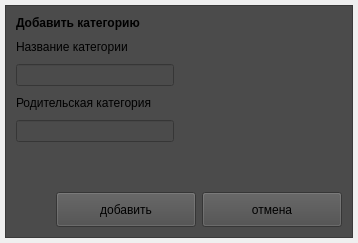
              <widget class="QWidget" name="pageAddCategories">
               <layout class="QVBoxLayout" name="verticalLayout_5">
                <property name="spacing">
                 <number>6</number>
                </property>
                <property name="leftMargin">
                 <number>5</number>
                </property>
                <property name="topMargin">
                 <number>5</number>
                </property>
                <property name="rightMargin">
                 <number>5</number>
                </property>
                <property name="bottomMargin">
                 <number>5</number>
                </property>
                <item>
                 <widget class="QFrame" name="frame_2">
                  <property name="styleSheet">
                   <string notr="true">background-color: rgb(75, 75, 75);</string>
                  </property>
                  <property name="frameShape">
                   <enum>QFrame::StyledPanel</enum>
                  </property>
                  <property name="frameShadow">
                   <enum>QFrame::Raised</enum>
                  </property>
                  <layout class="QVBoxLayout" name="verticalLayout_9">
                   <property name="spacing">
                    <number>6</number>
                   </property>
                   <property name="leftMargin">
                    <number>5</number>
                   </property>
                   <property name="topMargin">
                    <number>5</number>
                   </property>
                   <property name="rightMargin">
                    <number>5</number>
                   </property>
                   <property name="bottomMargin">
                    <number>5</number>
                   </property>
                   <item>
                    <layout class="QGridLayout" name="gridLayout_5">
                     <property name="spacing">
                      <number>0</number>
                     </property>
                     <item row="3" column="0" colspan="2">
                      <layout class="QHBoxLayout" name="horizontalLayout_10">
                       <property name="spacing">
                        <number>6</number>
                       </property>
                       <property name="leftMargin">
                        <number>5</number>
                       </property>
                       <property name="topMargin">
                        <number>5</number>
                       </property>
                       <property name="rightMargin">
                        <number>5</number>
                       </property>
                       <property name="bottomMargin">
                        <number>5</number>
                       </property>
                       <item>
                        <spacer name="horizontalSpacer_4">
                         <property name="orientation">
                          <enum>Qt::Horizontal</enum>
                         </property>
                         <property name="sizeHint" stdset="0">
                          <size>
                           <width>40</width>
                           <height>20</height>
                          </size>
                         </property>
                        </spacer>
                       </item>
                       <item>
                        <widget class="QPushButton" name="addCategories">
                         <property name="minimumSize">
                          <size>
                           <width>140</width>
                           <height>35</height>
                          </size>
                         </property>
                         <property name="maximumSize">
                          <size>
                           <width>16777215</width>
                           <height>16777215</height>
                          </size>
                         </property>
                         <property name="styleSheet">
                          <string notr="true"/>
                         </property>
                         <property name="text">
                          <string>добавить</string>
                         </property>
                        </widget>
                       </item>
                       <item>
                        <widget class="QPushButton" name="cancelCategories">
                         <property name="minimumSize">
                          <size>
                           <width>140</width>
                           <height>35</height>
                          </size>
                         </property>
                         <property name="styleSheet">
                          <string notr="true"/>
                         </property>
                         <property name="text">
                          <string>отмена</string>
                         </property>
                        </widget>
                       </item>
                      </layout>
                     </item>
                     <item row="1" column="1">
                      <spacer name="horizontalSpacer_5">
                       <property name="orientation">
                        <enum>Qt::Horizontal</enum>
                       </property>
                       <property name="sizeHint" stdset="0">
                        <size>
                         <width>40</width>
                         <height>20</height>
                        </size>
                       </property>
                      </spacer>
                     </item>
                     <item row="1" column="0">
                      <layout class="QVBoxLayout" name="verticalLayout_13">
                       <property name="spacing">
                        <number>10</number>
                       </property>
                       <property name="leftMargin">
                        <number>5</number>
                       </property>
                       <property name="topMargin">
                        <number>5</number>
                       </property>
                       <property name="rightMargin">
                        <number>5</number>
                       </property>
                       <property name="bottomMargin">
                        <number>5</number>
                       </property>
                       <item>
                        <widget class="QLabel" name="label_1">
                         <property name="styleSheet">
                          <string notr="true">font: 75 11pt &quot;Montserrat&quot;;
font: bold;</string>
                         </property>
                         <property name="text">
                          <string>Добавить категорию</string>
                         </property>
                        </widget>
                       </item>
                       <item>
                        <widget class="QLabel" name="label_11">
                         <property name="styleSheet">
                          <string notr="true"/>
                         </property>
                         <property name="text">
                          <string>Название категории</string>
                         </property>
                        </widget>
                       </item>
                       <item>
                        <widget class="QLineEdit" name="lineEditNameCategory">
                         <property name="styleSheet">
                          <string notr="true"/>
                         </property>
                        </widget>
                       </item>
                       <item>
                        <widget class="QLabel" name="label_12">
                         <property name="styleSheet">
                          <string notr="true"/>
                         </property>
                         <property name="frameShape">
                          <enum>QFrame::NoFrame</enum>
                         </property>
                         <property name="frameShadow">
                          <enum>QFrame::Plain</enum>
                         </property>
                         <property name="text">
                          <string>Родительская категория</string>
                         </property>
                        </widget>
                       </item>
                       <item>
                        <widget class="QLineEdit" name="lineEditParentCategory">
                         <property name="styleSheet">
                          <string notr="true"/>
                         </property>
                        </widget>
                       </item>
                      </layout>
                     </item>
                     <item row="2" column="0">
                      <spacer name="verticalSpacer_2">
                       <property name="orientation">
                        <enum>Qt::Vertical</enum>
                       </property>
                       <property name="sizeHint" stdset="0">
                        <size>
                         <width>20</width>
                         <height>40</height>
                        </size>
                       </property>
                      </spacer>
                     </item>
                    </layout>
                   </item>
                  </layout>
                 </widget>
                </item>
               </layout>
              </widget>
